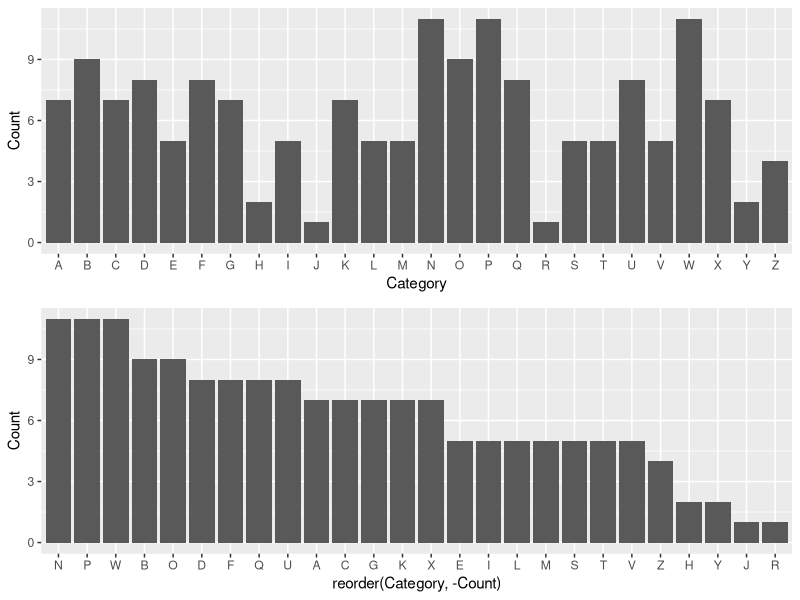

Generate this figure with R:
# reference: https://stackoverflow.com/questions/16961921/plot-data-in-descending-order-as-appears-in-data-frame?noredirect=1&lq=1
# question: to make a bar graph where the largest bar would be nearest to the y axis and the shortest bar would be furthest. 

library(ggplot2) 
library(reshape2) # to convert to long format 

set.seed(42)
df <- data.frame(Category = sample(LETTERS), Count = rpois(26, 6))

p1 <- ggplot(df, aes(x = Category, y = Count)) +
  geom_bar(stat = "identity")

p2 <- ggplot(df, aes(x = reorder(Category, -Count), y = Count)) +
  geom_bar(stat = "identity")

require("gridExtra")
grid.arrange(arrangeGrob(p1, p2))
